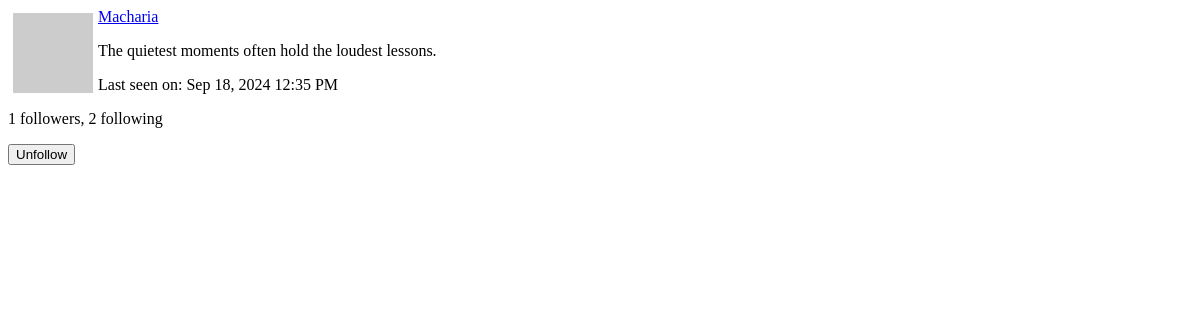
The app's page /user/Macharia/popup (signed in), older data.
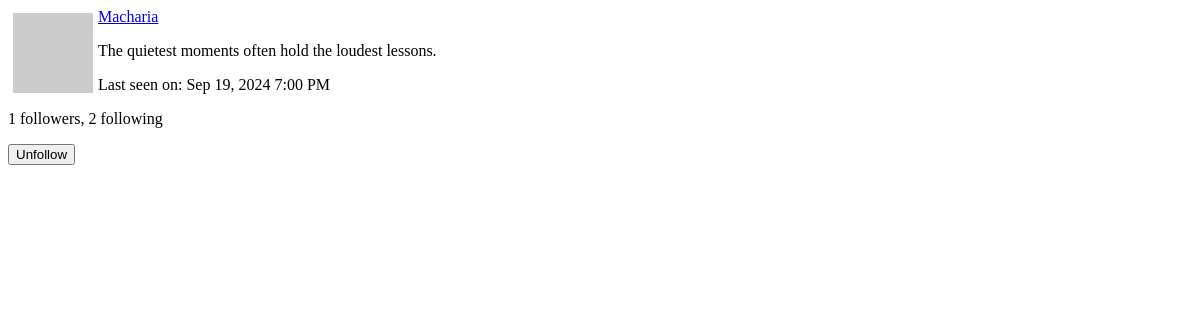
The same page, newer data.
### app/models.py (models this page shows, shortened)
class User(UserMixin, db.Model):
    id: so.Mapped[int] = so.mapped_column(primary_key=True)
    username: so.Mapped[str] = so.mapped_column(sa.String(64), index=True,
                                                unique=True)
    email: so.Mapped[str] = so.mapped_column(sa.String(120), index=True,
                                             unique=True)
    password_hash: so.Mapped[Optional[str]] = so.mapped_column(sa.String(256))
    about_me: so.Mapped[Optional[str]] = so.mapped_column(sa.String(140))
    last_seen: so.Mapped[Optional[datetime]] = so.mapped_column(
        default=lambda: datetime.now(timezone.utc))
    last_message_read_time: so.Mapped[Optional[datetime]]
    posts: so.WriteOnlyMapped['Post'] = so.relationship(
        back_populates='author')
    following: so.WriteOnlyMapped['User'] = so.relationship(
        secondary=followers, primaryjoin=(followers.c.follower_id == id),
        secondaryjoin=(followers.c.followed_id == id),
        back_populates='followers')
    followers: so.WriteOnlyMapped['User'] = so.relationship(
        secondary=followers, primaryjoin=(followers.c.followed_id == id),
        secondaryjoin=(followers.c.follower_id == id),
        back_populates='following')
    messages_sent: so.WriteOnlyMapped['Message'] = so.relationship(
        foreign_keys='Message.sender_id', back_populates='author')
    messages_received: so.WriteOnlyMapped['Message'] = so.relationship(
        foreign_keys='Message.recipient_id', back_populates='recipient')
    notifications: so.WriteOnlyMapped['Notification'] = so.relationship(
        back_populates='user')
    tasks: so.WriteOnlyMapped['Task'] = so.relationship(back_populates='user')
    def avatar(self, size):
        digest = md5(self.email.lower().encode('utf-8')).hexdigest()
        return f'https://www.gravatar.com/avatar/{digest}?d=identicon&s={size}'
    def is_following(self, user):
        query = self.following.select().where(User.id == user.id)
        return db.session.scalar(query) is not None
    def followers_count(self):
        query = sa.select(sa.func.count()).select_from(
            self.followers.select().subquery())
        return db.session.scalar(query)
    def following_count(self):
        query = sa.select(sa.func.count()).select_from(
            self.following.select().subquery())
        return db.session.scalar(query)

### app/main/routes.py (the view)
@bp.route('/user/<username>/popup')
@login_required
def user_popup(username):
    user = db.first_or_404(sa.select(User).where(User.username == username))
    form = EmptyForm()
    return render_template('user_popup.html', user=user, form=form)

### app/main/forms.py
class SearchForm(FlaskForm):
    q = StringField(_l('Search'), validators=[DataRequired()])
    def __init__(self, *args, **kwargs):
        if 'formdata' not in kwargs:
            kwargs['formdata'] = request.args
        if 'meta' not in kwargs:
            kwargs['meta'] = {'csrf': False}
        super(SearchForm, self).__init__(*args, **kwargs)

class EmptyForm(FlaskForm):
    submit = SubmitField('Submit')

### app/__init__.py (called while the page is built)
def get_locale():
    return request.accept_languages.best_match(current_app.config['LANGUAGES'])

### app/main/routes.py (called while the page is built)
@bp.before_app_request
def before_request():
    if current_user.is_authenticated:
        current_user.last_seen = datetime.now(timezone.utc)
        db.session.commit()
        g.search_form = SearchForm()
    g.locale = str(get_locale())

### app/models.py (called while the page is built)
@login.user_loader
def load_user(id):
    return db.session.get(User, int(id))

    @classmethod
    def before_commit(cls, session):
        session._changes = {
            'add': list(session.new),
            'update': list(session.dirty),
            'delete': list(session.deleted)
        }

### app/templates/user_popup.html (shortened to what this page needs)
<div>
  <img src="{{ user.avatar(64) }}" style="margin: 5px; float: left">
  <p><a href="{{ url_for('main.user', username=user.username) }}">{{ user.username }}</a></p>
  {% if user.about_me %}<p>{{ user.about_me }}</p>{% endif %}
  {% if user.last_seen %}
  <p>{{ _('Last seen on') }}: {{ moment(user.last_seen).format('lll') }}</p>
  {% endif %}
  <p>{{ _('%(count)d followers', count=user.followers_count()) }}, {{ _('%(count)d following', count=user.following_count()) }}</p>
  {% if user != current_user %}
    {% if not current_user.is_following(user) %}
    <p>
      <form action="{{ url_for('main.follow', username=user.username) }}" method="post">
        {{ form.hidden_tag() }}
        {{ form.submit(value=_('Follow'), class_='btn btn-outline-primary btn-sm') }}
      </form>
    </p>
    {% else %}
    <p>
      <form action="{{ url_for('main.unfollow', username=user.username) }}" method="post">
        {{ form.submit(value=_('Unfollow'), class_='btn btn-outline-primary btn-sm') }}
      </form>
    </p>
    {% endif %}
  {% endif %}
</div>

Row changes from the older to the newer data that the page shows:
changed User "Macharia": last_seen "Sep 18, 2024 12:35 PM" → "Sep 19, 2024 7:00 PM"
